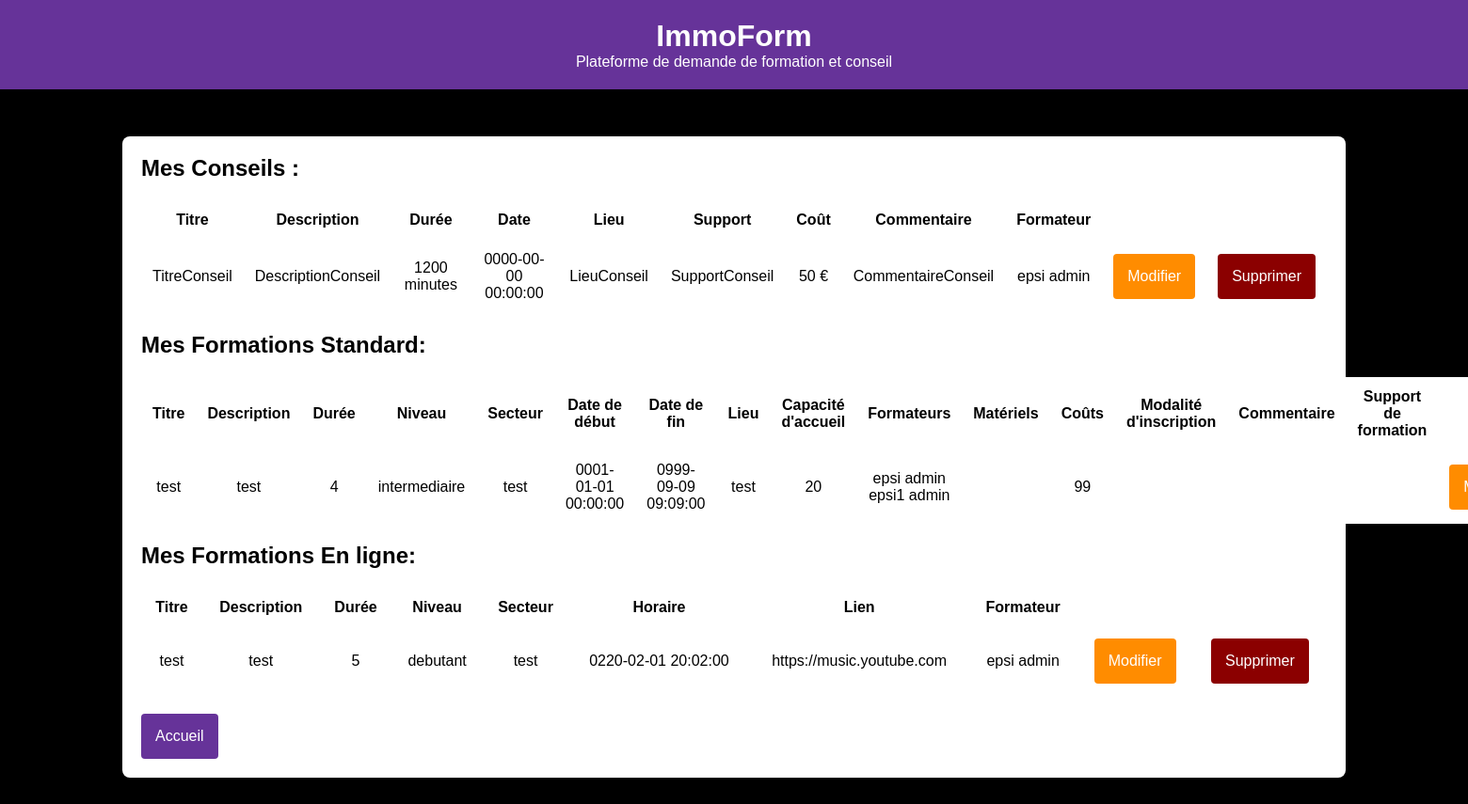
/admin/mes_creations.php (signed in), run on the app's committed database.
### tables this page shows
CREATE TABLE `conseil` (
  `Id` int(11) NOT NULL,
  `Titre` varchar(50) NOT NULL,
  `Description` text NOT NULL,
  `Demande_Id` int(11) NOT NULL,
  `Duree` int(11) NOT NULL,
  `Date` datetime NOT NULL,
  `Formateur_Id` int(11) NOT NULL,
  `Cout` float NOT NULL,
  `Commentaire` text DEFAULT NULL,
  `Support` varchar(150) DEFAULT NULL,
  `Lieu` varchar(200) NOT NULL
);

CREATE TABLE `formateur` (
  `Nom` varchar(50) NOT NULL,
  `Prenom` varchar(50) NOT NULL,
  `Numero` char(15) DEFAULT NULL,
  `Id` int(11) NOT NULL,
  `Email` varchar(50) NOT NULL,
  `Specialite` varchar(100) DEFAULT NULL,
  `AnneeExeprience` int(11) DEFAULT NULL,
  `Commentaire` text DEFAULT NULL,
  `DebutCollab` date NOT NULL,
  `FinCollab` date DEFAULT NULL,
  `Statut` tinyint(1) NOT NULL,
  `Certification` varchar(100) DEFAULT NULL,
  `mdp` varchar(100) DEFAULT NULL
);

CREATE TABLE `standard` (
  `Id` int(11) NOT NULL,
  `Titre` varchar(50) NOT NULL,
  `Description` text NOT NULL,
  `Duree` int(11) NOT NULL,
  `Niveau` varchar(50) NOT NULL,
  `Secteur` varchar(150) NOT NULL,
  `PlanningDebut` datetime NOT NULL,
  `PlanningFin` datetime NOT NULL,
  `Lieu` varchar(100) NOT NULL,
  `Capacite` int(11) NOT NULL,
  `Formateur_Id` int(11) NOT NULL,
  `Materiel` text DEFAULT NULL,
  `Cout` float NOT NULL,
  `Modalite` text DEFAULT NULL,
  `Commentaire` text DEFAULT NULL,
  `Support` varchar(200) DEFAULT NULL,
  `Inscription_Id` int(11) NOT NULL
);

CREATE TABLE `online` (
  `Id` int(11) NOT NULL,
  `Titre` varchar(50) NOT NULL,
  `Description` text NOT NULL,
  `Duree` int(11) NOT NULL,
  `Niveau` varchar(50) NOT NULL,
  `DateHeure` datetime NOT NULL,
  `URL` varchar(100) NOT NULL,
  `Formateur_Id` int(11) NOT NULL,
  `Secteur` varchar(150) NOT NULL,
  `Inscription_Id` int(11) NOT NULL
);

### admin/mes_creations.php (the view, shortened to what this page needs)
<?php
include '../includes/header.php';
$pdo = new PDO("mysql:host=" . config::host . ";dbname=" . config::dbname, config::user, config::password);
$req = $pdo->prepare("SELECT conseil.Id AS conseilId, conseil.Titre, conseil.Description, conseil.Duree, conseil.Date, conseil.Lieu, conseil.Support, conseil.Cout, conseil.Commentaire, formateur.Nom, formateur.Prenom FROM conseil LEFT JOIN formateur ON conseil.formateur_id = formateur.id");
$req->execute();
$conseils = $req->fetchAll();
$req = $pdo->prepare("SELECT Id, Titre, Description, Duree, Niveau, Secteur, PlanningDebut, PlanningFin, Lieu, Capacite, Materiel, Cout, Modalite, Commentaire, Support FROM standard");
$req->execute();
$formationsS = $req->fetchAll();
$req = $pdo->prepare("SELECT * FROM online");
$req->execute();
$formations = $req->fetchAll();
?>
<div class="container">
    <h2>Mes Conseils :</h2>
    <table>
        <tr>
            <th>Titre</th>
            <th>Description</th>
            <th>Durée</th>
            <th>Date</th>
            <th>Lieu</th>
            <th>Support</th>
            <th>Coût</th>
            <th>Commentaire</th>
            <th>Formateur</th>
        </tr>
        <?php
        foreach ($conseils as $conseil)
        {
            ?>
            <tr>
                <td><?php echo $conseil["Titre"] ?></td>
                <td><?php echo $conseil["Description"] ?></td>
                <td><?php echo $conseil["Duree"] ?> minutes</td>
                <td><?php echo $conseil["Date"] ?></td>
                <td><?php echo $conseil["Lieu"] ?></td>
                <td><?php echo $conseil["Support"] ?></td>
                <td><?php echo $conseil["Cout"] ?> €</td>
                <td><?php echo $conseil["Commentaire"] ?></td>
                <td><?php echo $conseil["Nom"].' '.$conseil["Prenom"] ?></td>
                <td>
                    <a href="./modifierConseil.php?id=<?php echo $conseil["conseilId"] ?>" class="btn1">Modifier</a>
                </td>
                <td>
                    <a href="./supprimerConseil.php?id=<?php echo $conseil["conseilId"] ?>" class="btn2">Supprimer</a>
                </td>
            </tr>
            <?php
        }
        ?>
    </table>
    <h2>Mes Formations Standard:</h2>
    <table>
        <tr>
            <th>Titre</th>
            <th>Description</th>
            <th>Durée</th>
            <th>Niveau</th>
            <th>Secteur</th>
            <th>Date de début</th>
            <th>Date de fin</th>
            <th>Lieu</th>
            <th>Capacité d'accueil</th>
            <th>Formateurs</th>
            <th>Matériels</th>
            <th>Coûts</th>
            <th>Modalité d'inscription</th>
            <th>Commentaire</th>
            <th>Support de formation</th>
        </tr>
        <?php
        foreach ($formationsS as $formationS)
        {
            $reqLink = $pdo->prepare("SELECT formateur.Nom, formateur.Prenom FROM association_standard JOIN formateur ON association_standard.Formateur_id = formateur.Id WHERE association_standard.Standard_id = :Standard_id");
            $reqLink->bindParam( ':Standard_id', $formationS["Id"]);
            $reqLink->execute();
            $formateurs = $reqLink->fetchAll();
            ?>
            <tr>
                <td><?php echo $formationS["Titre"] ?></td>
                <td><?php echo $formationS["Description"] ?></td>
                <td><?php echo $formationS["Duree"] ?></td>
                <td><?php echo $formationS["Niveau"] ?></td>
                <td><?php echo $formationS["Secteur"] ?></td>
                <td><?php echo $formationS["PlanningDebut"] ?></td>
                <td><?php echo $formationS["PlanningFin"] ?></td>
                <td><?php echo $formationS["Lieu"] ?></td>
                <td><?php echo $formationS["Capacite"] ?></td>
                <td>
                    <?php foreach ($formateurs as $formateur)
                    {
                        echo $formateur["Nom"].' '.$formateur["Prenom"].'<br>';
                    }
                    ?>
                </td>
                <td><?php echo $formationS["Materiel"] ?></td>
                <td><?php echo $formationS["Cout"] ?></td>
                <td><?php echo $formationS["Modalite"] ?></td>
                <td><?php echo $formationS["Commentaire"] ?></td>
                <td><?php echo $formationS["Support"] ?></td>
                <td>
                    <a href="./modifierFormation.php?id=<?php echo $formationS["Id"] ?>&standard=1" class="btn1">Modifier</a>
                </td>
            </tr>
            <?php
        }
        ?>
    </table>
    <h2>Mes Formations En ligne:</h2>
    <table>
        <tr>
            <th>Titre</th>
            <th>Description</th>
            <th>Durée</th>
            <th>Niveau</th>
            <th>Secteur</th>
            <th>Horaire</th>
            <th>Lien</th>
            <th>Formateur</th>
        </tr>
        <?php
        foreach ($formations as $formation)
        {
            $req = $pdo->prepare("SELECT * FROM formateur WHERE Id = :formateur_id");
            $req->bindParam(':formateur_id', $formation["Formateur_Id"]);
            $req->execute();
            $formateur = $req->fetchAll();
            ?>
            <tr>
                <td><?php echo $formation["Titre"] ?></td>
                <td><?php echo $formation["Description"] ?></td>
                <td><?php echo $formation["Duree"] ?></td>
                <td><?php echo $formation["Niveau"] ?></td>
                <td><?php echo $formation["Secteur"] ?></td>
                <td><?php echo $formation["DateHeure"] ?></td>
                <td><?php echo $formation["URL"] ?></td>
                <td><?php echo $formateur[0]["Nom"].' '.$formateur[0]["Prenom"] ?></td>
                <td>
                    <a href="./modifierFormation.php?id=<?php echo $formation["Id"] ?>&standard=0" class="btn1">Modifier</a>
                </td>
                <td>
                    <a href="./supprimerFormation.php?id=<?php echo $formation["Id"] ?>&standard=0" class="btn2">Supprimer</a>
                </td>
            </tr>
            <?php
        }
        ?>
    </table>
    <tr>
        <td>
            <a href="./navbar.php" class='btn' >Accueil</a>
        </td>
    </tr>
</div>
<?php  include '../includes/footer.php'?>

### css/style.css (style rules this page uses)
* { margin: 0; padding: 0; box-sizing: border-box; }
body { font-family: Arial, sans-serif; background-color: black; color: black; }
.container { max-width: 1300px; margin: 50px auto; padding: 20px; background-color: white; border-radius: 8px; box-shadow: 0 0 10px rgba(0,0,0,0.1); }
.btn { display: inline-block; padding: 15px; background-color: rebeccapurple; color: white; text-decoration: none; border-radius: 4px; transition: background-color 0.3s; cursor: pointer; }
.btn1 { display: inline-block; padding: 15px; background-color: darkorange; color: white; text-decoration: none; border-radius: 4px; transition: background-color 0.3s; cursor: pointer; }
.btn2 { display: inline-block; padding: 15px; background-color: darkred; color: white; text-decoration: none; border-radius: 4px; transition: background-color 0.3s; cursor: pointer; }
table { width: 100%; border-collapse: collapse; margin: 20px 0; background-color: white; }
th, td { padding: 12px; text-align: center; }

### data on the page
conseil: Titre "TitreConseil", Description "DescriptionConseil", Duree "1200", Date "0000-00-00 00:00:00", Lieu "LieuConseil", Support "SupportConseil", Cout "50", Commentaire "CommentaireConseil", Formateur_Id.Nom "epsi", Formateur_Id.Prenom "admin"
standard: Titre "test", Description "test", Duree "4", Niveau "intermediaire", Secteur "test", PlanningDebut "0001-01-01 00:00:00", PlanningFin "0999-09-09 09:09:00", Lieu "test", Capacite "20", Cout "99"
formateur: Nom "epsi", Prenom "admin"
formateur: Nom "epsi1", Prenom "admin"
online: Titre "test", Description "test", Duree "5", Niveau "debutant", Secteur "test", DateHeure "0220-02-01 20:02:00", URL "https://music.youtube.com", Formateur_Id.Nom "epsi", Formateur_Id.Prenom "admin"
